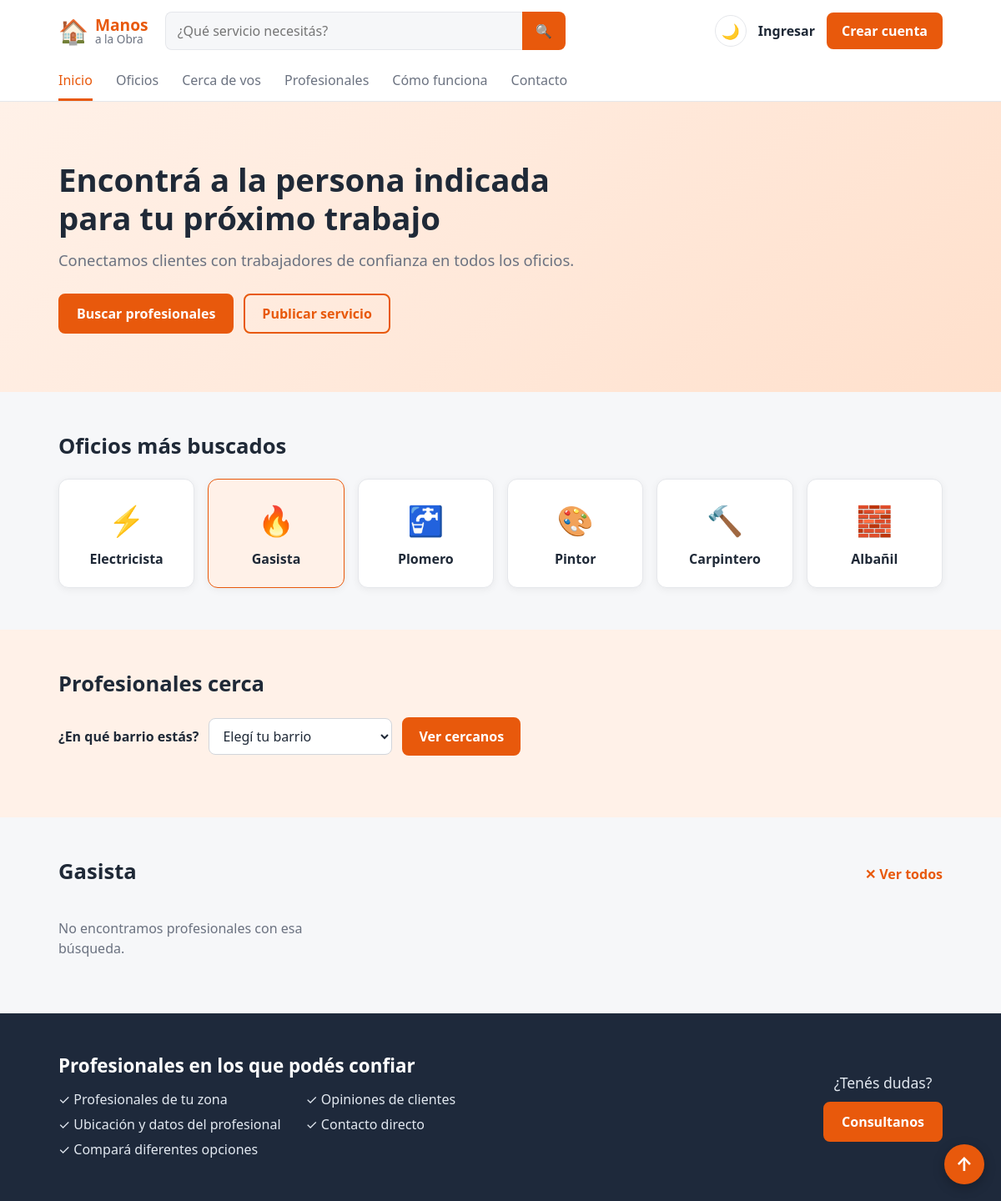
/index.php?oficio=Gasista, run on an earlier commit of the app's database.
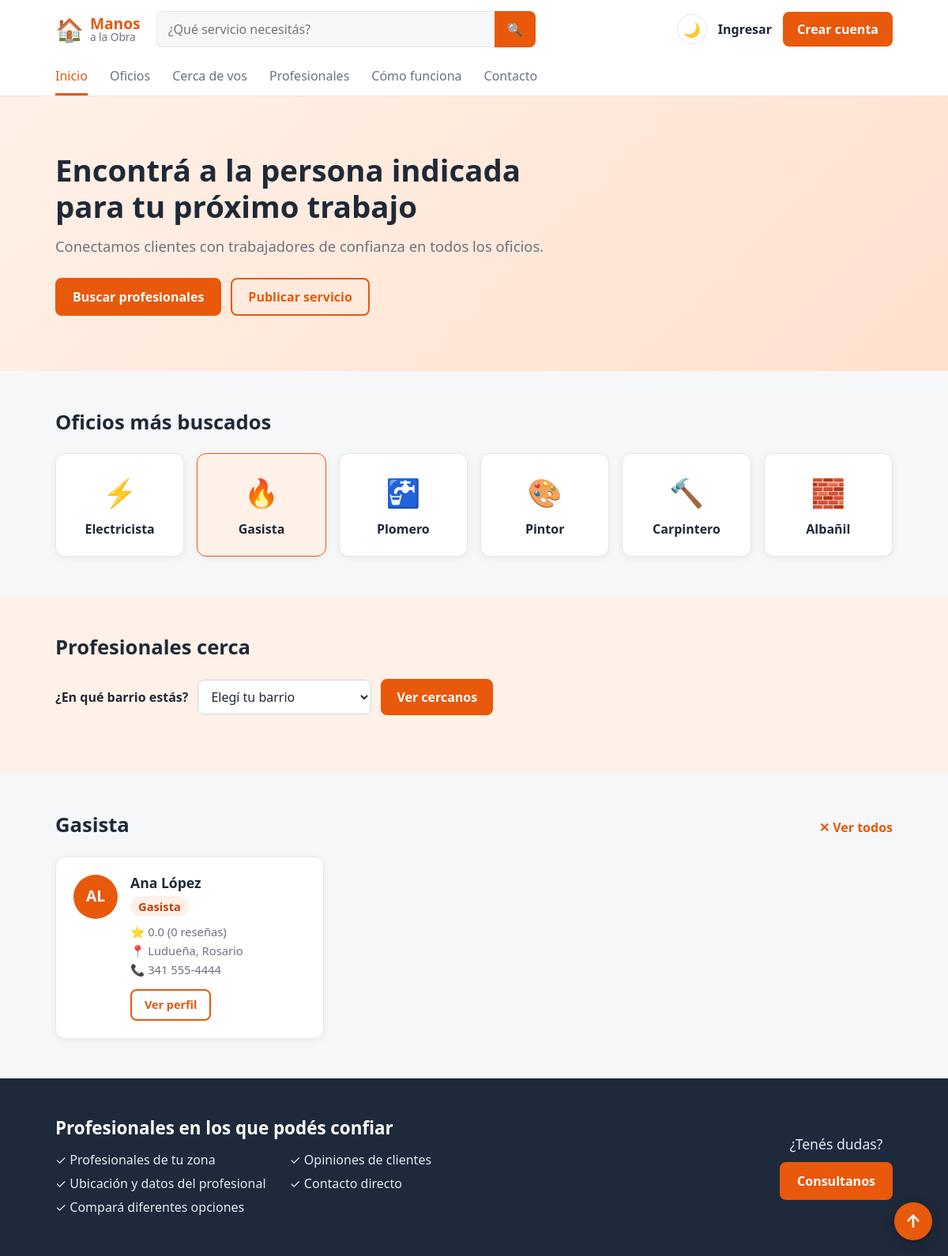
And on a later commit of the database.
### tables this page shows
CREATE TABLE profesionales (
    id INT AUTO_INCREMENT PRIMARY KEY,
     
    nombre VARCHAR(60) NOT NULL,
    apellido VARCHAR(60) NOT NULL,
    email VARCHAR(120) NOT NULL UNIQUE,
    password VARCHAR(255) NOT NULL,
    iniciales VARCHAR(5) NOT NULL,
     
    oficio VARCHAR(60) NULL,
    descripcion VARCHAR(300) NULL,
    ubicacion VARCHAR(100) NULL,              
    domicilio VARCHAR(120) NULL,              
    barrio_id INT NULL,                       
    telefono VARCHAR(30) NULL,
    experiencia INT NULL,
    fecha_alta DATE NULL,
    fecha_baja DATE NULL,
     
     
    valoracion DECIMAL(2,1) DEFAULT 0,
    cantidad_resenas INT DEFAULT 0,
     
     
    destacado_hasta DATE NULL,
    creado_en TIMESTAMP DEFAULT CURRENT_TIMESTAMP,
    FOREIGN KEY (barrio_id) REFERENCES barrios(id)
);

CREATE TABLE barrios (
    id INT AUTO_INCREMENT PRIMARY KEY,
    barrio VARCHAR(60) NOT NULL UNIQUE,
    zona VARCHAR(30) NOT NULL
);

### index.php (the view, shortened to what this page needs)
<?php
require "config.php";
$modo_oscuro = ($_COOKIE["tema"] ?? "") === "oscuro";
$buscar = trim($_GET["buscar"] ?? "");
$oficio = trim($_GET["oficio"] ?? "");
$sql = "SELECT profesionales.*, barrios.barrio,
               (destacado_hasta IS NOT NULL AND destacado_hasta >= CURDATE()) AS destacado,
               (valoracion >= 4.5 AND cantidad_resenas >= 3) AS mejor_valorado
        FROM profesionales
        LEFT JOIN barrios ON barrios.id = profesionales.barrio_id
        WHERE oficio IS NOT NULL
          AND (fecha_baja IS NULL OR fecha_baja >= CURDATE())";
$tipos = "";
$valores = [];
if ($oficio !== "") {
    $sql .= " AND (profesionales.oficio = ? OR EXISTS (SELECT 1 FROM profesional_oficios po WHERE po.profesional_id = profesionales.id AND po.oficio = ?))";
    $tipos .= "ss";
    $valores[] = $oficio;
    $valores[] = $oficio;
}
$sql .= " ORDER BY destacado DESC, mejor_valorado DESC, valoracion DESC, cantidad_resenas DESC";
$consulta = $conexion->prepare($sql);
if ($tipos !== "") {
    $consulta->bind_param($tipos, ...$valores);
}
$consulta->execute();
$resultado_profesionales = $consulta->get_result();
$profesionales_lista = [];
while ($fila_profesional = $resultado_profesionales->fetch_assoc()) {
    $profesionales_lista[$fila_profesional["id"]] = $fila_profesional;
}
if ($profesionales_lista) {
    $ids_lista = implode(",", array_map("intval", array_keys($profesionales_lista)));
    $resultado_oficios = $conexion->query("SELECT profesional_id, oficio FROM profesional_oficios WHERE profesional_id IN ($ids_lista) ORDER BY id");
    while ($fila_oficio = $resultado_oficios->fetch_assoc()) {
        $id_p = $fila_oficio["profesional_id"];
        $lista = $profesionales_lista[$id_p]["oficios_lista"] ?? $profesionales_lista[$id_p]["oficio"];
        $profesionales_lista[$id_p]["oficios_lista"] = $lista;
    }
}
$profesionales_lista = array_values($profesionales_lista);
if ($oficio !== "") {
    $titulo_profesionales = $oficio;
} elseif ($buscar !== "") {
    $titulo_profesionales = "Resultados para \"" . $buscar . "\"";
} else {
    $titulo_profesionales = "Profesionales destacados";
}
$barrios = [];
$resultado_barrios = $conexion->query("SELECT id, barrio, zona FROM barrios ORDER BY barrio");
while ($fila = $resultado_barrios->fetch_assoc()) {
    $barrios[$fila["id"]] = $fila;
}
$barrio_elegido = (int) ($_GET["barrio"] ?? 0);
$oficios_destacados = [
    "Electricista" => "⚡",
    "Gasista"      => "🔥",
    "Plomero"      => "🚰",
    "Pintor"       => "🎨",
    "Carpintero"   => "🔨",
    "Albañil"      => "🧱",
];
$tipo_usuario = $_SESSION["usuario_tipo"] ?? "";
$falta_perfil = false;
?>
<!DOCTYPE html>
<html lang="es">
<head>
    <link rel="stylesheet" href="style.css">
</head>
<body id="arriba" class="<?php echo $modo_oscuro ? "oscuro" : ""; ?>">
    <header class="header-principal">
        <div class="barra-superior">
            <a href="index.php" class="logo">
                <span class="logo-icono">🏠</span>
                <span class="logo-texto"><strong>Manos</strong><span>a la Obra</span></span>
            </a>
            <form class="buscador" action="index.php#profesionales" method="get">
                <input type="search" name="buscar" placeholder="¿Qué servicio necesitás?" value="<?php echo htmlspecialchars($buscar); ?>">
                <button type="submit" aria-label="Buscar">🔍</button>
            </form>
            <div class="acciones">
                <a href="tema.php" class="boton-tema" title="<?php echo $modo_oscuro ? "Activar modo claro" : "Activar modo oscuro"; ?>">
                    <?php echo $modo_oscuro ? "☀️" : "🌙"; ?>
                </a>
                <?php if (isset($_SESSION["usuario_nombre"])): ?>
                    <span class="link-ingresar">Hola, <?php echo htmlspecialchars($_SESSION["usuario_nombre"]); ?></span>
                    <?php if (($_SESSION["usuario_tipo"] ?? "") === "profesional"): ?>
                        <a href="postular.php" class="btn-publicar">Postular servicio</a>
                    <?php endif; ?>
                    <a href="logout.php" class="btn-publicar">Salir</a>
                <?php else: ?>
                    <a href="login.php" class="link-ingresar">Ingresar</a>
                    <a href="registro.php" class="btn-publicar">Crear cuenta</a>
                <?php endif; ?>
            </div>
        </div>
        <nav class="barra-menu">
            <a href="index.php" class="activo">Inicio</a>
            <a href="#oficios">Oficios</a>
            <a href="#cerca">Cerca de vos</a>
            <a href="#profesionales">Profesionales</a>
            <a href="como_funciona.php">Cómo funciona</a>
            <a href="contacto.php">Contacto</a>
        </nav>
    </header>
    <section class="hero">
        <div class="contenedor">
            <div class="hero-texto">
                <?php if ($tipo_usuario === "profesional"): ?>
                    <h1>Conectá con más clientes para tus próximos trabajos</h1>
                    <p>Mostrá tus servicios y hacé crecer tu trabajo con clientes de tu zona.</p>
                <?php elseif ($tipo_usuario === "cliente"): ?>
                    <h1>Encontrá a la persona indicada para tu próximo trabajo</h1>
                    <p>Buscá trabajadores de confianza para resolver lo que necesitás.</p>
                <?php else: ?>
                    <h1>Encontrá a la persona indicada para tu próximo trabajo</h1>
                    <p>Conectamos clientes con trabajadores de confianza en todos los oficios.</p>
                <?php endif; ?>
                <div class="hero-botones">
                    <?php if ($tipo_usuario === "profesional"): ?>
                        <a href="postular.php" class="boton boton-lleno"><?php echo $falta_perfil ? "Completar mi perfil" : "Ver mi perfil"; ?></a>
                    <?php elseif ($tipo_usuario === "cliente"): ?>
                        <a href="#profesionales" class="boton boton-lleno">Buscar profesionales</a>
                    <?php elseif ($tipo_usuario === "admin"): ?>
                        <a href="bandeja.php" class="boton boton-lleno">📥 Ir a la bandeja de entrada</a>
                    <?php else: ?>
                        <a href="#profesionales" class="boton boton-lleno">Buscar profesionales</a>
                        <a href="registro.php" class="boton boton-borde">Publicar servicio</a>
                    <?php endif; ?>
                </div>
            </div>
        </div>
    </section>
    <section class="seccion">
        <div class="contenedor">
            <h2 class="seccion-titulo" id="oficios">Oficios más buscados</h2>
            <div class="oficios-grid">
                <?php foreach ($oficios_destacados as $nombre_oficio => $icono): ?>
                    <a href="index.php?oficio=<?php echo urlencode($nombre_oficio); ?>#profesionales"
                       class="oficio-card <?php echo $oficio === $nombre_oficio ? "elegido" : ""; ?>">
                        <span class="icono"><?php echo $icono; ?></span>
                        <p><?php echo $nombre_oficio; ?></p>
                    </a>
                <?php endforeach; ?>
            </div>
        </div>
    </section>
    <section class="seccion seccion-cerca">
        <div class="contenedor">
            <h2 class="seccion-titulo" id="cerca">Profesionales cerca</h2>
            <form class="elegir-barrio" action="index.php#cerca" method="get">
                <label for="barrio">¿En qué barrio estás?</label>
                <select id="barrio" name="barrio" required>
                    <option value="" disabled <?php echo isset($barrios[$barrio_elegido]) ? "" : "selected"; ?>>Elegí tu barrio</option>
                </select>
                <button type="submit" class="boton boton-lleno">Ver cercanos</button>
            </form>
        </div>
    </section>
    <section class="seccion">
        <div class="contenedor">
            <div class="seccion-encabezado">
                <h2 class="seccion-titulo" id="profesionales"><?php echo htmlspecialchars($titulo_profesionales); ?></h2>
                <?php if ($buscar !== "" || $oficio !== ""): ?>
                    <a href="index.php#profesionales" class="ver-todos">✕ Ver todos</a>
                <?php endif; ?>
            </div>
            <div class="profesionales-grid">
                <?php if (count($profesionales_lista) === 0): ?>
                    <p class="sin-resultados">
                        <?php echo ($buscar !== "" || $oficio !== "")
                            ? "No encontramos profesionales con esa búsqueda."
                            : "Todavía no hay profesionales cargados."; ?>
                    </p>
                <?php endif; ?>
                <?php foreach ($profesionales_lista as $profesional): ?>
                    <?php
                    include "tarjeta_profesional.php";
                    ?>
                <?php endforeach; ?>
            </div>
        </div>
    </section>
    <footer class="pie-pagina">
        <div class="contenedor">
            <div class="pie-confianza">
                <h2>Profesionales en los que podés confiar</h2>
                <ul>
                    <li>✓ Profesionales de tu zona</li>
                    <li>✓ Opiniones de clientes</li>
                    <li>✓ Ubicación y datos del profesional</li>
                    <li>✓ Contacto directo</li>
                    <li>✓ Compará diferentes opciones</li>
                </ul>
            </div>
            <div class="pie-ayuda">
                <p>¿Tenés dudas?</p>
                <a href="contacto.php" class="boton boton-lleno">Consultanos</a>
            </div>
        </div>
    </footer>
    <a href="#arriba" class="boton-subir" aria-label="Volver arriba" title="Volver arriba">↑</a>
</body>
</html>

### tarjeta_profesional.php (shortened to what this page needs)
<div class="profesional-card <?php echo !empty($profesional["destacado"]) ? "destacada" : ""; ?>">
    <div class="profesional-avatar"><?php echo htmlspecialchars($profesional["iniciales"]); ?></div>
    <div class="profesional-info">
        <h3><?php echo htmlspecialchars($profesional["nombre"] . " " . $profesional["apellido"]); ?></h3>
        <?php $oficios_tarjeta = $profesional["oficios_lista"] ?? $profesional["oficio"]; ?>
        <p class="oficio"><?php echo htmlspecialchars($oficios_tarjeta); ?></p>
        <p class="valoracion">⭐ <?php echo $profesional["valoracion"]; ?>
            (<?php echo $profesional["cantidad_resenas"] . ($profesional["cantidad_resenas"] == 1 ? " reseña" : " reseñas"); ?>)</p>
        <p class="ubicacion">📍 <?php
            if (!empty($profesional["barrio"])) {
                echo htmlspecialchars($profesional["barrio"]) . ", ";
            }
            echo htmlspecialchars($profesional["ubicacion"] ?? "");
        ?></p>
        <?php if (!empty($profesional["telefono"])): ?>
            <p class="telefono">📞 <?php echo htmlspecialchars($profesional["telefono"]); ?></p>
        <?php endif; ?>
        <a href="perfil.php?id=<?php echo $profesional["id"]; ?>" class="boton boton-borde">Ver perfil</a>
    </div>
</div>

What changed in the data, as far as the page shows it:
added profesionales: iniciales "AL", nombre+apellido "Ana López", oficio "Gasista", valoracion "0.0", cantidad_resenas "0", shows "reseñas", barrio.barrio "Ludueña", ubicacion "Rosario", telefono "341 555-4444"
Also different on the page:
text no longer shown: "No encontramos profesionales con esa búsqueda."
